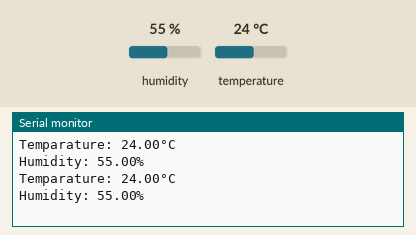
The sketch below on a simulated Arduino Uno, built with avr-gcc and run on an emulated ATmega328P. Parts: the last lines printed to the serial monitor. Inputs (shaded band) come from the test bench; at power-on: humidity 55 %, temperature 24 °C.

Above: at 2.8 s.
2.9 s: humidity set to 22 %
At 5.3 s:
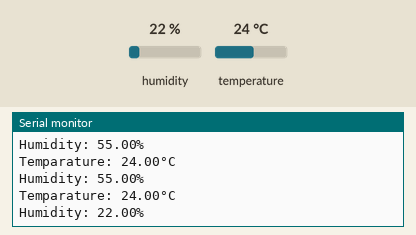
5.6 s: temperature set to 12 °C
At 6.6 s:
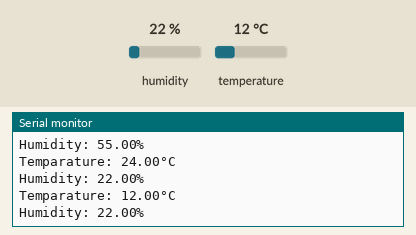
8.3 s: humidity set to 40 %
At 11.4 s:
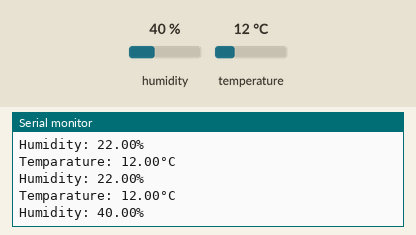
Timing chart, 0 to 12.9 s (numbered marks = the images above; inputs shaded):
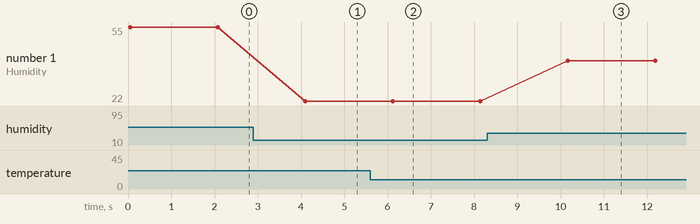

The sketch:

Temperature_and_Humidity_SerialMonitor.ino
```cpp
#include<DHT.h>
#define DHTPIN 2
#define DHTTYPE DHT11

DHT dht(DHTPIN,DHTTYPE);

void setup()
{
  Serial.begin(9600);
  dht.begin();
}

void loop()
{
  float temp=dht.readTemperature();
  float hum=dht.readHumidity();

  Serial.print("Temparature: ");
  Serial.print(temp);
  Serial.println("°C");

  Serial.print("Humidity: ");
  Serial.print(hum);
  Serial.println("%");
  Serial.println();

  delay(2000);

}
```

Measured:
- after the input at 2.9 s, the serial monitor: prints a new line after 1.2 s (image 1)
- after the input at 5.6 s, the serial monitor: prints a new line after 0.50 s (image 2)
- after the input at 8.3 s, the serial monitor: prints a new line after 1.9 s (image 3)
- plotted number 1: 55 → 22 after the input at 2.9 s, 22 → 40 after the input at 8.3 s
